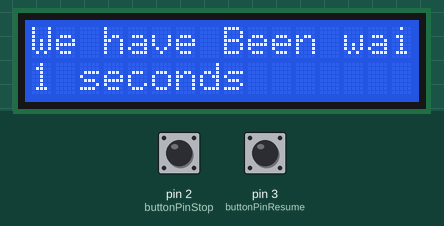
Recording of a sketch running on a simulated Arduino Uno, built with avr-gcc and run on an emulated ATmega328P. Parts: 16×2 character LCD. The test bench sets the inputs (shaded band); at power-on: pin 2 (buttonPinStop) HIGH, pin 3 (buttonPinResume) HIGH.

Above: at 1.2 s.
1.3 s: pin 2 (buttonPinStop) pulled LOW for 0.15 s
At 2.7 s:
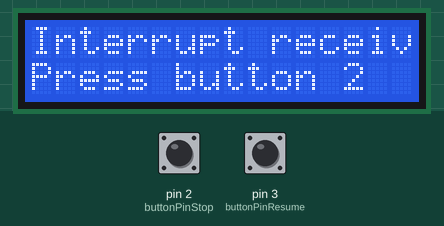
3.0 s: pin 3 (buttonPinResume) pulled LOW for 0.15 s
At 3.5 s:
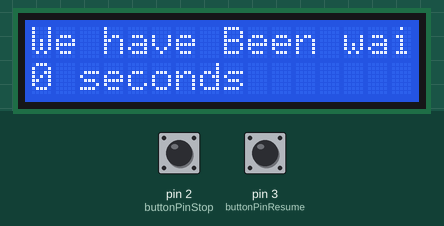
6.1 s: pin 2 (buttonPinStop) pulled LOW for 1 s
At 7.3 s:
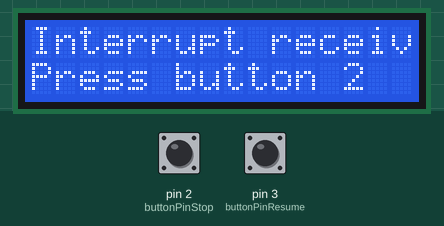
8.6 s: pin 3 (buttonPinResume) pulled LOW for 1 s
At 11.5 s:
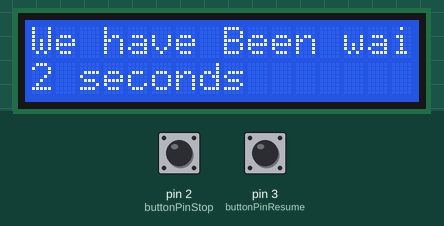
12.6 s: pin 2 (buttonPinStop) pulled LOW for 3.2 s
At 13.2 s:
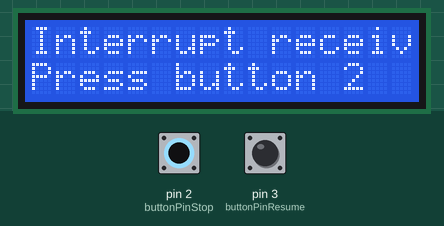
Timing chart, 0 to 15.6 s (numbered marks = the images above; inputs shaded):
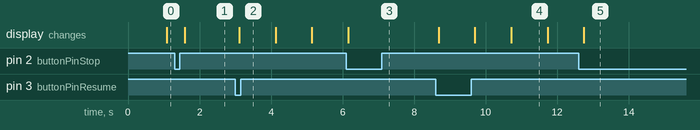

The sketch:

utilizesInterrupts.ino
```cpp
/*
// FirstName LastName - UIN
// Conrad Ptasznik - 668073457 - cptasz2

// Lab x - Title
// Lab 8 -  Interrupts

// Description - what is this code supposed to do?
// This lab is suppose to utilizes interrupts. When no button has been pressed the 16x2 display
// will say "We have been waiting for X seconds", where X will be updated as time goes on.
// The buttons stop will interrupt the time and button resume will go back and reset the time back to 0

// Include any assumptions you may have made, what do you expect from the hardware, pinouts, particular arduino versions, etc.
// I assumed we needed to use pins 2 and 3 for the buttons interrupts, I thought you would be able to reset milli()

// References - http://arduino.cc/en/Reference/attachInterrupt and https://www.arduino.cc/en/Reference/Millis
//  as well as help from the TAs
*/


// include the library code:
#include <LiquidCrystal.h>
#include <TimeLib.h>

//--------- declare the variables
const int rs = 12, en = 11, d4 = 10, d5 = 6, d6 = 5, d7 = 4;
LiquidCrystal lcd(rs, en, d4, d5, d6, d7);

unsigned long time1;
const int buttonPinStop = 2;     // the number of the pushbutton pin
const int buttonPinResume = 3;
const int ledPin =  13;        // the number of the LED pin
int pressesCounterUp;          // helped to know when the button is being released.
int pressesCounterDown;
int buttonStateUp = 0;
int buttonStateDown = 0;
boolean flag = false;

void setup() {
  lcd.begin(16, 2);
  Serial.begin(9600);

 // pinMode(ledPin, OUTPUT);
  pinMode(buttonPinStop, INPUT_PULLUP);
  pinMode(buttonPinResume, INPUT_PULLUP);
  attachInterrupt(digitalPinToInterrupt(buttonPinStop), interrupt, CHANGE);
  attachInterrupt(digitalPinToInterrupt(buttonPinResume), resumetime, CHANGE);
  time1 = millis();

}//setup

void loop() {
  lcd.clear();

//--if the flag isnt triggered show the time else show the intrupet message
  if(flag == false) {
    //time1 = second();

    long time2 = ((millis() - time1)/1000);
    lcd.setCursor(0,0);
    lcd.print("We have Been waiting for ");
    lcd.setCursor(0,1);
    lcd.print(time2);
    lcd.print(" seconds");
    delay(500);
 }

  else{
    lcd.print("Interrupt received!");
    lcd.setCursor(0,1);
    lcd.print("Press button 2");
     delay(500);
  }
}//loop

//------ helper funtions to reset the flags
void resumetime() {
   if (flag == true){
     flag = false;
     time1 = millis();
   }
}

void interrupt() {
  flag = true;
}
```

Measured:
- after the input at 1.3 s, the display: changes after 0.29 s (image 1)
- after the input at 3.0 s, the display: changes after 0.11 s (image 2)
- after the input at 6.1 s, the display: changes after 0.05 s (image 3)
- after the input at 8.6 s, the display: first changes after 0.09 s (image 4 shows a later state)
- after the input at 12.6 s, the display: changes after 0.14 s (image 5)
- what the display in image 4 shows lasts 1.0 s, from 10.7 s to 11.7 s
